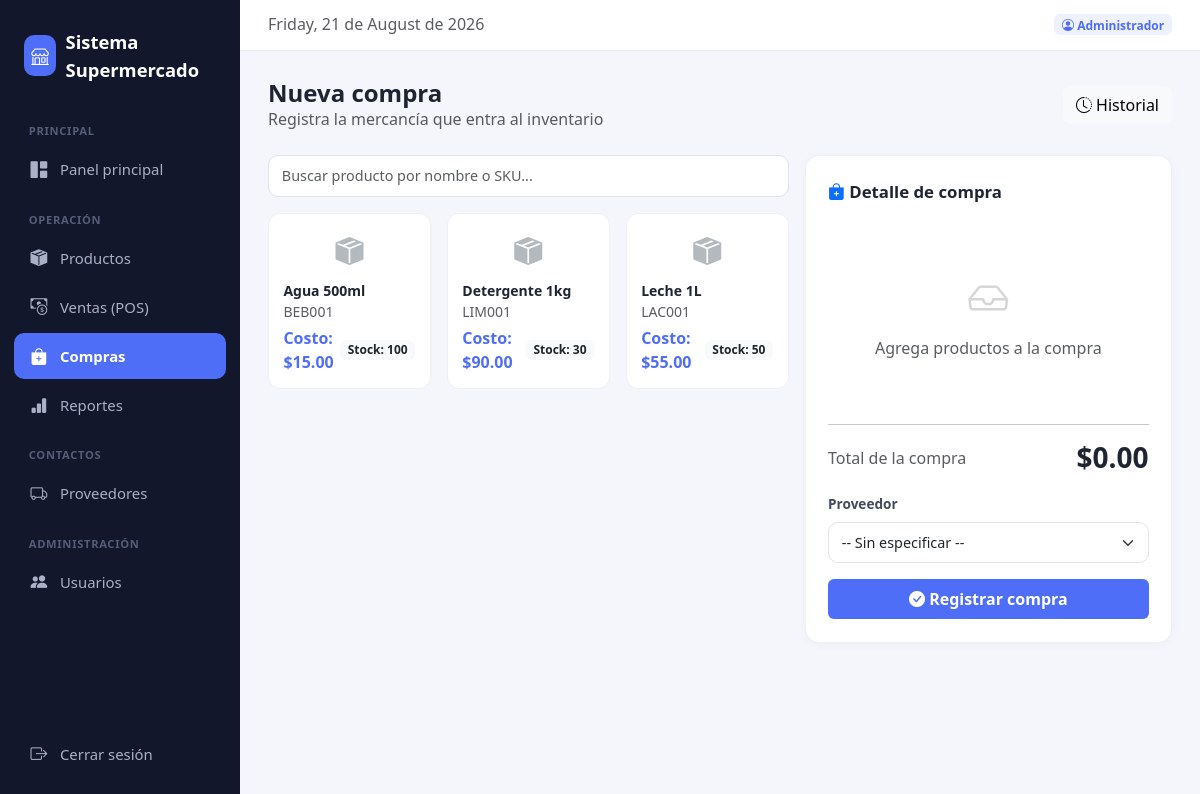
The page /public/index.php?ruta=compras.nueva (signed in) on the database its author committed.
### tables this page shows
CREATE TABLE productos (
    id INT AUTO_INCREMENT PRIMARY KEY,
    sku VARCHAR(50) NOT NULL UNIQUE,
    nombre VARCHAR(150) NOT NULL,
    categoria_id INT,
    costo DECIMAL(10,2) NOT NULL DEFAULT 0,
    precio_venta DECIMAL(10,2) NOT NULL DEFAULT 0,
    stock_actual INT NOT NULL DEFAULT 0,
    stock_minimo INT NOT NULL DEFAULT 5,
    activo TINYINT(1) DEFAULT 1,
    creado_en TIMESTAMP DEFAULT CURRENT_TIMESTAMP,
    FOREIGN KEY (categoria_id) REFERENCES categorias(id) ON DELETE SET NULL
);

### app/controllers/CompraController.php (called while the page is built, shortened)
<?php
require_once __DIR__ . '/../models/Producto.php';
function compras_nueva($pdo)
{
    $productoModel = new Producto($pdo);
    $productos = $productoModel->activos();
    require __DIR__ . '/../../views/layout/header.php';
    require __DIR__ . '/../../views/compras/nueva.php';
    require __DIR__ . '/../../views/layout/footer.php';
}

### app/includes/funciones.php (called while the page is built, shortened)
<?php
function money($numero) {
    return '$' . number_format((float)$numero, 2);
}
function url($ruta) {
    return BASE_URL . 'index.php?ruta=' . $ruta;
}

### app/models/Producto.php (called while the page is built, shortened)
<?php
class Producto
{
    private $pdo;
    public function __construct($pdo)
    {
        $this->pdo = $pdo;
    }
    public function activos()
    {
        return $this->pdo->query("
            SELECT id, sku, nombre, precio_venta, costo, stock_actual
            FROM productos WHERE activo = 1 ORDER BY nombre
        ")->fetchAll();
    }
}

### views/compras/nueva.php (the view, shortened to what this page needs)
<div class="d-flex justify-content-between align-items-center mb-4">
    <div>
        <h4 class="mb-0 fw-bold">Nueva compra</h4>
        <p class="text-muted mb-0">Registra la mercancía que entra al inventario</p>
    </div>
    <a href="<?= url('compras.listar') ?>" class="btn btn-light"><i class="bi bi-clock-history"></i> Historial</a>
</div>
<div class="row g-3">
    <div class="col-lg-7">
        <input type="text" id="buscador" class="form-control mb-3" placeholder="Buscar producto por nombre o SKU...">
        <div class="row g-3" id="gridProductos">
            <?php foreach ($productos as $p): ?>
            <div class="col-6 col-md-4 producto-item"
                 data-nombre="<?= strtolower(htmlspecialchars($p['nombre'])) ?>"
                 data-sku="<?= strtolower(htmlspecialchars($p['sku'])) ?>">
                <div class="pos-product-card btn-agregar"
                     data-id="<?= $p['id'] ?>"
                     data-nombre="<?= htmlspecialchars($p['nombre']) ?>"
                     data-costo="<?= $p['costo'] ?>">
                    <div class="d-flex align-items-center justify-content-center mb-2" style="height:44px;">
                        <i class="bi bi-box-seam-fill fs-3 text-secondary opacity-50"></i>
                    </div>
                    <div class="fw-semibold small text-truncate"><?= htmlspecialchars($p['nombre']) ?></div>
                    <div class="text-muted small mb-1"><?= htmlspecialchars($p['sku']) ?></div>
                    <div class="d-flex justify-content-between align-items-center">
                        <span class="precio">Costo: <?= money($p['costo']) ?></span>
                        <span class="badge bg-light text-dark">Stock: <?= $p['stock_actual'] ?></span>
                    </div>
                </div>
            </div>
            <?php endforeach; ?>
        </div>
    </div>
    <div class="col-lg-5">
        <div class="panel">
            <div class="panel-title"><i class="bi bi-bag-plus-fill text-primary"></i> Detalle de compra</div>
            <div id="carritoVacio" class="text-center text-muted py-5">
                <i class="bi bi-inbox fs-1 opacity-25"></i>
                <p class="mb-0 mt-2">Agrega productos a la compra</p>
            </div>
            <hr>
            <div class="d-flex justify-content-between align-items-center mb-3">
                <span class="text-muted">Total de la compra</span>
                <h3 class="fw-bold mb-0 text-accent">$<span id="total">0.00</span></h3>
            </div>
            <form method="POST" action="<?= url('compras.procesar') ?>" id="formCompra">
                <label class="form-label">Proveedor</label>
                <select name="proveedor_id" class="form-select mb-3">
                    <option value="">-- Sin especificar --</option>
                </select>
                <button type="submit" class="btn btn-accent w-100 py-2"><i class="bi bi-check-circle-fill"></i> Registrar compra</button>
            </form>
        </div>
    </div>
</div>

### public/css/estilos.css (style rules this page uses)
:root { --bg-sidebar: #12172b; --bg-sidebar-hover: #1c223d; --accent: #4f6ef7; --accent-soft: #eef1fe; --bg-body: #f4f6fb; --text-muted: #8a90a2; --danger: #ef4444; --success: #22c55e; --warning: #f59e0b; --radius: 14px; }
body { background-color: var(--bg-body); font-family: 'Segoe UI', system-ui, -apple-system, sans-serif; color: #1f2433; }
.panel { background: #fff; border-radius: var(--radius); border: 1px solid #eef0f6; box-shadow: 0 2px 10px rgba(20, 25, 50, 0.03); padding: 1.4rem; }
.panel-title { font-weight: 700; font-size: 1.05rem; margin-bottom: 1rem; }
.btn-accent { background: var(--accent); color: #fff; border: none; font-weight: 600; }
.form-control, .form-select { border-radius: 10px; border: 1px solid #e3e5ee; padding: 0.55rem 0.8rem; font-size: 0.9rem; }
.form-label { font-weight: 600; font-size: 0.85rem; color: #444a5e; }
.pos-product-card { background: #fff; border: 1px solid #eef0f6; border-radius: 12px; padding: 0.9rem; cursor: pointer; transition: all .15s ease; height: 100%; }
.pos-product-card .precio { color: var(--accent); font-weight: 700; }

### rows shown on the page
productos: nombre "Agua 500ml", sku "BEB001", costo "$15.00", stock_actual "100"
productos: nombre "Detergente 1kg", sku "LIM001", costo "$90.00", stock_actual "30"
productos: nombre "Leche 1L", sku "LAC001", costo "$55.00", stock_actual "50"

### other values the page prints
NOMBRE_SISTEMA "Sistema Supermercado"
usuarioActual()['nombre'] "Administrador"
